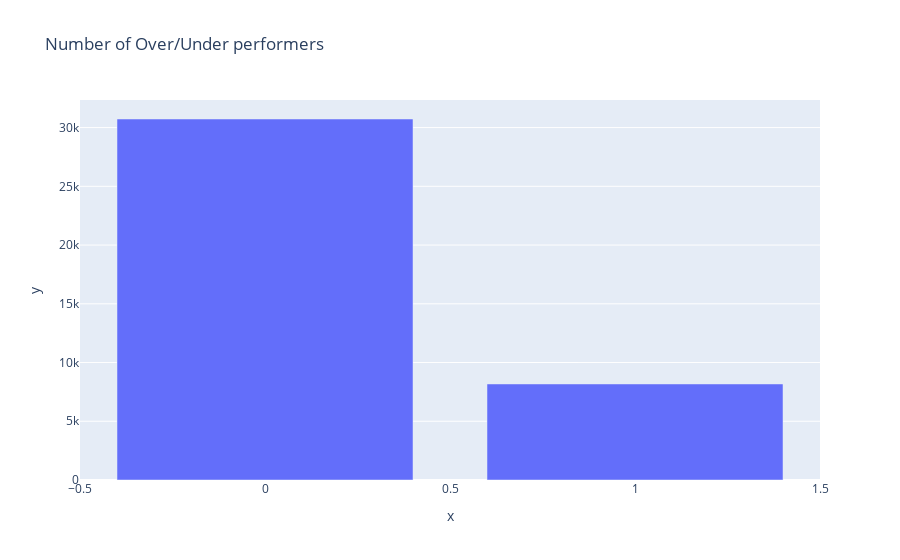

Here is the notebook cell this chart was saved with:
### Code cell
sector_counts = df['fperf'].value_counts()
fig_sector = px.bar(x=sector_counts.index, y=sector_counts.values, title='Number of Over/Under performers')
fig_sector.show()

### Figure 1 — Plotly figure (JSON) as saved in the notebook; plotly's stock layout.template omitted (floating-point values rounded to 4 significant figures)
{"data": [{"alignmentgroup": "True", "hovertemplate": "x=%{x}<br>y=%{y}<extra></extra>", "legendgroup": "", "marker": {"color": "#636efa", "pattern": {"shape": ""}}, "name": "", "offsetgroup": "", "orientation": "v", "showlegend": false, "textposition": "auto", "type": "bar", "x": [0, 1], "xaxis": "x", "y": [30730, 8175], "yaxis": "y"}], "layout": {"barmode": "relative", "legend": {"tracegroupgap": 0}, "title": {"text": "Number of Over/Under performers"}, "xaxis": {"anchor": "y", "domain": [0, 1], "title": {"text": "x"}}, "yaxis": {"anchor": "x", "domain": [0, 1], "title": {"text": "y"}}}}
